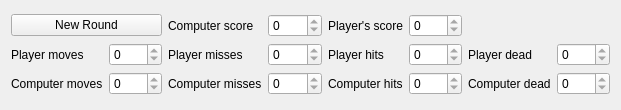
<?xml version="1.0" encoding="UTF-8"?>
<ui version="4.0">
 <class>GameForm</class>
 <widget class="QWidget" name="GameForm">
  <property name="geometry">
   <rect>
    <x>0</x>
    <y>0</y>
    <width>621</width>
    <height>110</height>
   </rect>
  </property>
  <property name="windowTitle">
   <string>Form</string>
  </property>
  <layout class="QGridLayout" name="gridLayout_2">
   <item row="0" column="0">
    <layout class="QGridLayout" name="gridLayout">
     <item row="0" column="0" colspan="2">
      <widget class="QPushButton" name="newRoundButton">
       <property name="toolTip">
        <string>Starts a new round of the game</string>
       </property>
       <property name="text">
        <string>New Round</string>
       </property>
      </widget>
     </item>
     <item row="0" column="2">
      <widget class="QLabel" name="computerScoreLabel">
       <property name="text">
        <string>Computer score</string>
       </property>
      </widget>
     </item>
     <item row="0" column="3">
      <widget class="QSpinBox" name="computerScoreSpinBox">
       <property name="readOnly">
        <bool>true</bool>
       </property>
      </widget>
     </item>
     <item row="0" column="4">
      <widget class="QLabel" name="layerScoreLabel">
       <property name="text">
        <string>Player's score</string>
       </property>
      </widget>
     </item>
     <item row="0" column="5">
      <widget class="QSpinBox" name="playerScoreSpinBox">
       <property name="readOnly">
        <bool>true</bool>
       </property>
      </widget>
     </item>
     <item row="1" column="0">
      <widget class="QLabel" name="playerMovesLabel">
       <property name="text">
        <string>Player moves</string>
       </property>
      </widget>
     </item>
     <item row="1" column="1">
      <widget class="QSpinBox" name="playerMovesSpinBox">
       <property name="readOnly">
        <bool>true</bool>
       </property>
      </widget>
     </item>
     <item row="1" column="2">
      <widget class="QLabel" name="playerMissesLabel">
       <property name="text">
        <string>Player misses</string>
       </property>
      </widget>
     </item>
     <item row="1" column="3">
      <widget class="QSpinBox" name="playerMissesSpinBox">
       <property name="readOnly">
        <bool>true</bool>
       </property>
      </widget>
     </item>
     <item row="1" column="4">
      <widget class="QLabel" name="playerHitsLabel">
       <property name="text">
        <string>Player hits</string>
       </property>
      </widget>
     </item>
     <item row="1" column="5">
      <widget class="QSpinBox" name="playerHitsSpinBox">
       <property name="readOnly">
        <bool>true</bool>
       </property>
      </widget>
     </item>
     <item row="1" column="6">
      <widget class="QLabel" name="playerDeadLabel">
       <property name="text">
        <string>Player dead</string>
       </property>
      </widget>
     </item>
     <item row="1" column="7">
      <widget class="QSpinBox" name="playerDeadSpinBox">
       <property name="readOnly">
        <bool>true</bool>
       </property>
      </widget>
     </item>
     <item row="2" column="0">
      <widget class="QLabel" name="computerMovesLabel">
       <property name="text">
        <string>Computer moves</string>
       </property>
      </widget>
     </item>
     <item row="2" column="1">
      <widget class="QSpinBox" name="computerMovesSpinBox">
       <property name="readOnly">
        <bool>true</bool>
       </property>
      </widget>
     </item>
     <item row="2" column="2">
      <widget class="QLabel" name="computerMissesLabel">
       <property name="text">
        <string>Computer misses</string>
       </property>
      </widget>
     </item>
     <item row="2" column="3">
      <widget class="QSpinBox" name="computerMissesSpinBox">
       <property name="readOnly">
        <bool>true</bool>
       </property>
      </widget>
     </item>
     <item row="2" column="4">
      <widget class="QLabel" name="computerHitsLabel">
       <property name="text">
        <string>Computer hits</string>
       </property>
      </widget>
     </item>
     <item row="2" column="5">
      <widget class="QSpinBox" name="computerHitsSpinBox">
       <property name="readOnly">
        <bool>true</bool>
       </property>
      </widget>
     </item>
     <item row="2" column="6">
      <widget class="QLabel" name="computerDeadLabel">
       <property name="text">
        <string>Computer dead</string>
       </property>
      </widget>
     </item>
     <item row="2" column="7">
      <widget class="QSpinBox" name="computerDeadSpinBox">
       <property name="readOnly">
        <bool>true</bool>
       </property>
      </widget>
     </item>
    </layout>
   </item>
  </layout>
  <zorder></zorder>
 </widget>
 <resources/>
 <connections/>
</ui>
